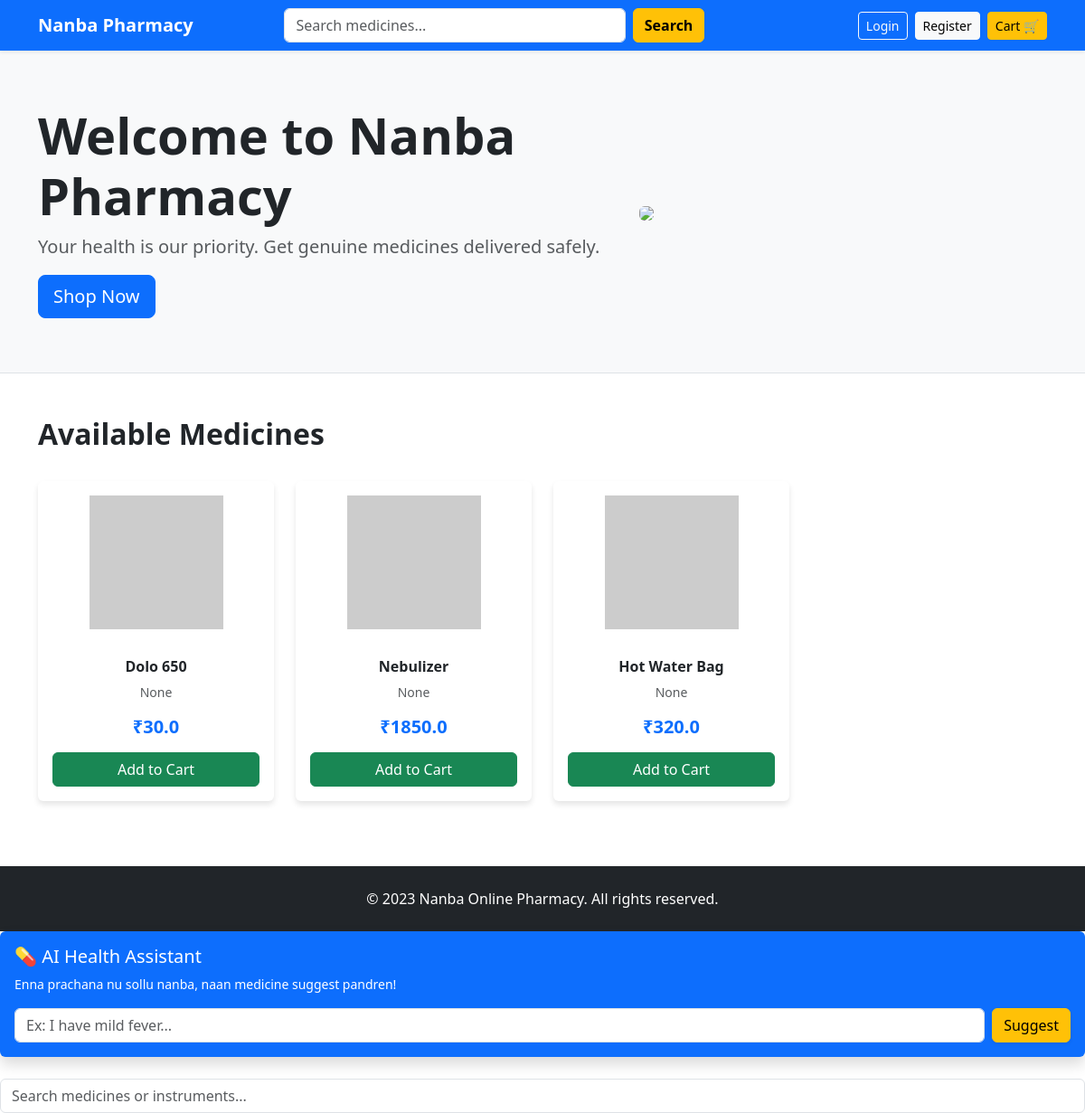
The page / on the database its author committed.
### app.py (models this page shows)
class Product(db.Model):
    id = db.Column(db.Integer, primary_key=True)
    sku = db.Column(db.String(50), unique=True)
    name = db.Column(db.String(100), nullable=False)
    category_id = db.Column(db.Integer, db.ForeignKey('category.id'))
    description = db.Column(db.Text)
    price = db.Column(db.Float, nullable=False)
    stock_quantity = db.Column(db.Integer, default=50)
    image_url = db.Column(db.String(200))
    search_tags = db.Column(db.String(200))

### app.py (the view)
@app.route('/')
def index():
    q = request.args.get('q', '').strip()
    products = Product.query.filter((Product.name.ilike(f'%{q}%')) | (Product.search_tags.ilike(f'%{q}%'))).all() if q else Product.query.all()
    return render_template('index.html', products=products)

### templates/index.html (shortened to what this page needs)
<!DOCTYPE html>
<html lang="en">
<head>
    <link href="https://cdn.jsdelivr.net/npm/bootstrap@5.3.0/dist/css/bootstrap.min.css" rel="stylesheet">
</head>
<body>
<nav class="navbar navbar-expand-lg navbar-dark bg-primary shadow-sm sticky-top">
    <div class="container">
        <a class="navbar-brand fw-bold" href="/">Nanba Pharmacy</a>
        <form class="d-flex mx-auto col-md-5" action="/" method="GET">
            <input class="form-control me-2"
                   type="search"
                   name="q"
                   placeholder="Search medicines..."
                   value="{{ search_query | default('') }}">
            <button class="btn btn-warning fw-bold" type="submit">Search</button>
        </form>
        <div class="ms-auto d-flex align-items-center">
            {% if current_user.is_authenticated %}
                <span class="text-white me-3 small d-none d-md-block">
                    Hi, {{ current_user.username }}
                </span>
                {% if current_user.username == 'admin' %}
                    <a class="btn btn-dark btn-sm me-2" href="/admin">
                        Admin Panel
                    </a>
                {% endif %}
                <a class="btn btn-outline-light btn-sm me-2" href="/my_orders">
                    My Orders
                </a>
                <a class="btn btn-outline-light btn-sm me-2" href="/logout">
                    Logout
                </a>
            {% else %}
                <a class="btn btn-outline-light btn-sm me-2" href="/login">
                    Login
                </a>
                <a class="btn btn-light btn-sm me-2" href="/register">
                    Register
                </a>
            {% endif %}
            <a class="btn btn-warning btn-sm" href="/cart">
                Cart 🛒
            </a>
        </div>
    </div>
</nav>
{% if not search_query %}
<header class="hero-section mb-5">
    <div class="container">
        <div class="row align-items-center">
            <div class="col-md-7">
                <h1 class="display-4 fw-bold">Welcome to Nanba Pharmacy</h1>
                <p class="lead text-muted">
                    Your health is our priority. Get genuine medicines delivered safely.
                </p>
                <a href="#products-list" class="btn btn-primary btn-lg">
                    Shop Now
                </a>
            </div>
            <div class="col-md-5 d-none d-md-block">
                <img src="https://img.freepik.com/free-vector/pharmacist-concept-illustration_114360-3037.jpg"
                     class="img-fluid rounded"
                     style="max-height:250px;">
            </div>
        </div>
    </div>
</header>
{% endif %}
<div class="container" id="products-list">
    <div class="d-flex justify-content-between align-items-center mb-4">
        <h2 class="fw-bold">
            {{ 'Search Results' if search_query else 'Available Medicines' }}
        </h2>
    </div>
    <div class="row">
        {% if products %}
            {% for product in products %}
                <div class="col-6 col-md-4 col-lg-3 mb-4">
                    <div class="card h-100 product-card">
                        <img src="{{ product.image_url }}"
                             class="card-img-top p-3"
                             style="height:180px; object-fit:contain;">
                        <div class="card-body d-flex flex-column text-center">
                            <h6 class="fw-bold">{{ product.name }}</h6>
                            <p class="text-muted small flex-grow-1">
                                {{ product.description }}
                            </p>
                            <h5 class="text-primary fw-bold">
                                ₹{{ product.price }}
                            </h5>
                            <a href="{{ url_for('add_to_cart', product_id=product.id) }}"
                               class="btn btn-success w-100 mt-2">
                                Add to Cart
                            </a>
                        </div>
                    </div>
                </div>
            {% endfor %}
        {% endif %}
    </div>
</div>
<footer class="bg-dark text-white text-center py-4 mt-5">
    <p class="mb-0">
        &copy; 2023 Nanba Online Pharmacy. All rights reserved.
    </p>
</footer>
  <div class="card p-3 mb-4 bg-primary text-white border-0 shadow">
    <h5>💊 AI Health Assistant</h5>
    <p class="small">Enna prachana nu sollu nanba, naan medicine suggest pandren!</p>
    <form action="/ai_assistant" method="POST" class="d-flex">
        <input type="text" name="symptom" class="form-control me-2" placeholder="Ex: I have mild fever...">
        <button class="btn btn-warning shadow-sm">Suggest</button>
    </form>
</div>
<div class="position-relative">
    <input type="text" id="searchInput" class="form-control" placeholder="Search medicines or instruments...">
</div>
</body>
</html>

### templates/index.html (style rules this page uses)
.hero-section { background: #f8f9fa; padding: 60px 0; border-bottom: 1px solid #dee2e6; }
.product-card { transition: transform 0.2s; border: none; box-shadow: 0 4px 6px rgba(0,0,0,0.1); }

### rows shown on the page
Product: name "Dolo 650", description "None", price "30.0"
Product: name "Nebulizer", description "None", price "1850.0"
Product: name "Hot Water Bag", description "None", price "320.0"

### other values the page prints
{{ 'Search Results' if search_query else 'Available Medicines' }} "Available Medicines"
